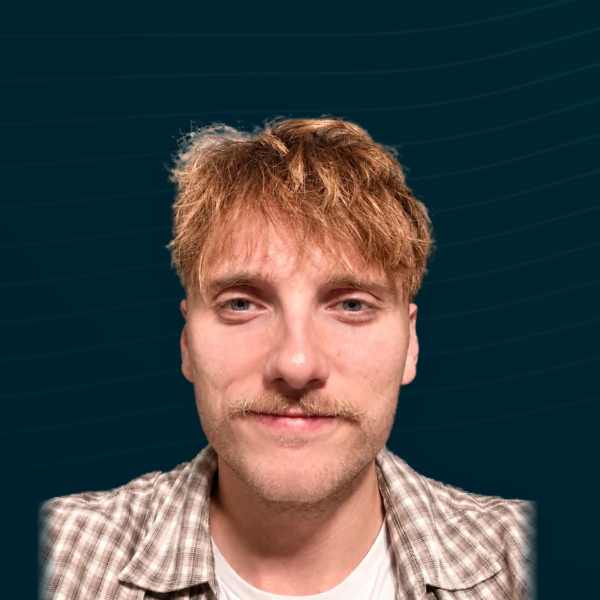
#> input picture nazar-linkedin/NAZAR-photo-profil-2.jpg, 1200 x 1200 px, given in place of decoupe.png, which was not available (shown at 1/2 size)
$ python photo8-compose.py
#> lines starting #> are read from the running program, lines starting #| are printed output that depends on the picture; after the words box and inside, x2 and y2 are one past the last pixel; in counts of white or black regions, pixels touching at a corner belong together; pictures that were not available may be replaced by others from this repository, and a replacement may not be noted
#> in fabrique, `al0 = np.asarray(Image.open(src_png).convert('RGBA'))[..., 3].astype(n..`: al0: shape (1200, 1200) float32; every value is 255
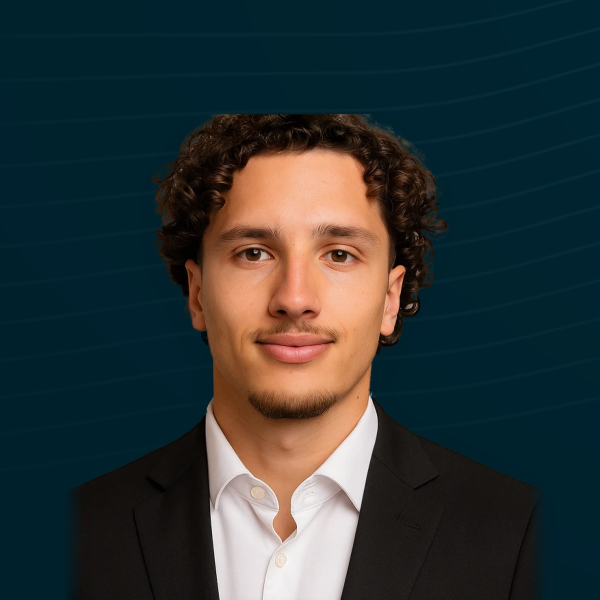
#> input picture nazar-linkedin/NAZAR-photo-profil-3.jpg, 1200 x 1200 px, given in place of source.jpg, which was not available (shown at 1/2 size)
### nazar-linkedin/sources/fond_banniere.py
# -*- coding: utf-8 -*-
"""Reproduit en calcul le fond de la banniere, pour pouvoir l'evaluer
n'importe ou, y compris sous son bord bas.

Le navigateur ne sait dessiner que les 1584 x 396 de la banniere. Or le
cercle de la photo de profil deborde en dessous. Il faut donc la meme
formule, mais prolongeable. Elle est verifiee contre le rendu du navigateur
avant d'etre utilisee.
"""
import math
import numpy as np

L, H = 1584.0, 396.0                      # dimensions de la banniere
NUIT, PROF, HAUT = (0x00,0x21,0x2c), (0x00,0x30,0x3f), (0x0a,0x4a,0x60)
ACC = (0x7f, 0xd8, 0xee)
VOILE = (0, 33, 44)

def _degrade(x, y):
    """radial-gradient(130% 150% at 88% 12%, #0a4a60 0%, #00303f 42%, #00212c 100%)"""
    cx, cy, rx, ry = .88*L, .12*H, 1.30*L, 1.50*H
    t = np.clip(np.sqrt(((x-cx)/rx)**2 + ((y-cy)/ry)**2), 0, 1)
    img = np.empty(x.shape + (3,), np.float64)
    for i in range(3):
        a, b, c = HAUT[i], PROF[i], NUIT[i]
        img[..., i] = np.where(t < .42, a + (b-a)*(t/.42), b + (c-b)*((t-.42)/.58))
    return img

def _courbe(i, n, xs):
    """Ordonnee de la i-eme ligne de niveau, aux abscisses xs.

    Les beziers du SVG ont leurs points de controle a la meme ordonnee que
    leurs extremites : on les echantillonne puis on interpole, plutot que de
    les rasteriser."""
    t = i/float(n-1)
    base = -H*.34 + t*H*1.46
    amp = H*(.085 + .055*math.sin(t*math.pi))
    pas = L/7.0
    px, py = [], []
    for k in range(8):
        px.append(k*pas)
        py.append(base + amp*math.sin(k*.82 + t*2.1) - t*H*.05)
    ex, ey = [], []
    u = np.linspace(0, 1, 160)
    for k in range(1, 8):
        x0, y0, x1, y1 = px[k-1], py[k-1], px[k], py[k]
        c0x, c1x = x0 + pas*.45, x1 - pas*.45
        bx = (1-u)**3*x0 + 3*(1-u)**2*u*c0x + 3*(1-u)*u**2*c1x + u**3*x1
        by = (1-u)**3*y0 + 3*(1-u)**2*u*y0 + 3*(1-u)*u**2*y1 + u**3*y1
        ex.append(bx); ey.append(by)
    ex = np.concatenate(ex); ey = np.concatenate(ey)
    o = np.argsort(ex)
    return np.interp(xs, ex[o], ey[o]), .16*(.45 + .55*math.sin(t*math.pi))

def _lignes(img, x, y, n=26, epaisseur=1.6):
    xs = x[0] if x.ndim == 2 else x
    for i in range(n):
        yc, o = _courbe(i, n, xs)
        d = np.abs(y - yc[None, :])
        couv = np.clip(epaisseur/2.0 + .5 - d, 0, 1) * o
        for c in range(3):
            img[..., c] = img[..., c]*(1-couv) + ACC[c]*couv
    return img

def _voile(img, x, y):
    """linear-gradient(100deg, rgba(0,33,44,.92), rgba(0,33,44,.55) 34%, rgba(0,33,44,0) 62%)"""
    a = math.radians(100.0)
    dx, dy = math.sin(a), -math.cos(a)
    lg = abs(L*math.sin(a)) + abs(H*math.cos(a))
    p = .5 + ((x - L/2)*dx + (y - H/2)*dy)/lg
    al = np.where(p < 0, .92,
         np.where(p < .34, .92 + (.55-.92)*(p/.34),
         np.where(p < .62, .55 + (0-.55)*((p-.34)/.28), 0.0)))
    for c in range(3):
        img[..., c] = img[..., c]*(1-al) + VOILE[c]*al
    return img

def rendu(x0, y0, x1, y1, taille):
    """Le fond de la banniere sur le rectangle demande, en `taille` pixels."""
    xs = x0 + (np.arange(taille) + .5)*(x1-x0)/taille
    ys = y0 + (np.arange(taille) + .5)*(y1-y0)/taille
    x, y = np.meshgrid(xs, ys)
    img = _degrade(x, y)
    img = _lignes(img, x, y)
    img = _voile(img, x, y)
    return np.clip(img, 0, 255)

### nazar-linkedin/sources/photo8-compose.py
# -*- coding: utf-8 -*-
"""Pose le huitieme portrait sur la portion de banniere que le cercle de
LinkedIn recouvre.

Le fond d'origine est un rideau clair, avec un angle de mur et une barre
chromee a droite : ni uni, ni en simple degrade. Il est donc estime
localement, pixel par pixel, en prolongeant le fond environnant sous le sujet.

Le sujet est tres sombre (clarte 43) sur un fond tres clair (195), le pire des
cas pour le contour : la bande semi-transparente est a 117, soit presque
moitie fond. Sans correction, le col et les cheveux prendraient un lisere
blanc sur le bleu nuit de la banniere.

Les rayons sont donnes en pixels pour une image de 1500 x 2000, quatre fois
plus grande que celle du portrait precedent.
"""
import os, sys
sys.path.insert(0, os.path.dirname(os.path.abspath(__file__)))
import numpy as np
from PIL import Image, ImageFilter
import fond_banniere as FB

COTE = 1200
ZONE = (54.0, 210.5, 360.3, 516.9)
HAUT_CHEVEUX = 0.19

def carte_du_fond(src_rgb, al, rayons=(11, 27, 66, 154)):
    """Prolonge le fond sous le sujet, pour savoir quelle couleur retirer.

    Mur clair d'un cote, tableau sombre de l'autre : ni une couleur unique ni
    un degrade vertical ne conviennent. Le fond connu est donc etale sous le
    sujet, en divisant son flou par le flou de son propre masque, ce qui
    l'empeche d'etre contamine par le sujet absent du calcul.

    L'etalement se fait du plus serre au plus large, et chaque pixel retient
    la premiere estimation disposant d'assez de fond autour de lui. Un rayon
    unique et large melangeait le mur et le tableau juste au-dessus de la
    tete : il sous-estimait la clarte du fond, et la couleur reconstituee
    partait vers le blanc, d'ou un lisere pale sur le bleu nuit.
    """
#> called with rayons = (11, 27, 66, 154)
    dehors = (al < 4).astype(np.float32)
#> dehors: shape (1200, 1200) float32; every value is 0
    estime = None
    acquis = None
    for r in rayons:
        poids = np.asarray(Image.fromarray((dehors * 255).astype(np.uint8))
                           .filter(ImageFilter.GaussianBlur(r))).astype(np.float32) / 255.0
        canaux = [np.asarray(Image.fromarray((src_rgb[..., c] * dehors).astype(np.uint8))
                             .filter(ImageFilter.GaussianBlur(r))).astype(np.float32)
                  for c in range(3)]
        couche = np.stack(canaux, axis=2) / np.maximum(poids, 1e-3)[..., None]
        bon = (poids > 0.05)[..., None]
        if estime is None:
            estime, acquis = couche, bon
        else:
            estime = np.where(acquis, estime, couche)
            acquis = acquis | bon
    secours = np.median(src_rgb[al < 4], axis=0)
#> secours = [nan, nan, nan]
    return np.where(acquis, np.clip(estime, 0, 255), secours)
#> returned value: shape (1200, 1200, 3) float32; every value is NaN or infinite
#|    fond estime localement : #-8000000000000000-8000000000000000-8000000000000000 a gauche, #-8000000000000000-8000000000000000-8000000000000000 a droite

def decontamine(src_rgb, al, fond):
    """observe = a x sujet + (1 - a) x fond, inverse pour retrouver le sujet."""
    a = al[..., None] / 255.0
#> a: shape (1200, 1200, 1) float32; every value is 1
    sujet = np.clip(np.where(a > 0.25, (src_rgb - (1 - a) * fond) / np.maximum(a, 1e-6),
                             src_rgb), 0, 255)
    def clarte(x):
        return .299 * x[..., 0] + .587 * x[..., 1] + .114 * x[..., 2]
#> returned value: shape (1200, 1200) float32
    plein = np.where(al > 240, clarte(src_rgb), 0).astype(np.uint8)
    voisin = np.asarray(Image.fromarray(plein).filter(ImageFilter.MaxFilter(23))).astype(np.float32)
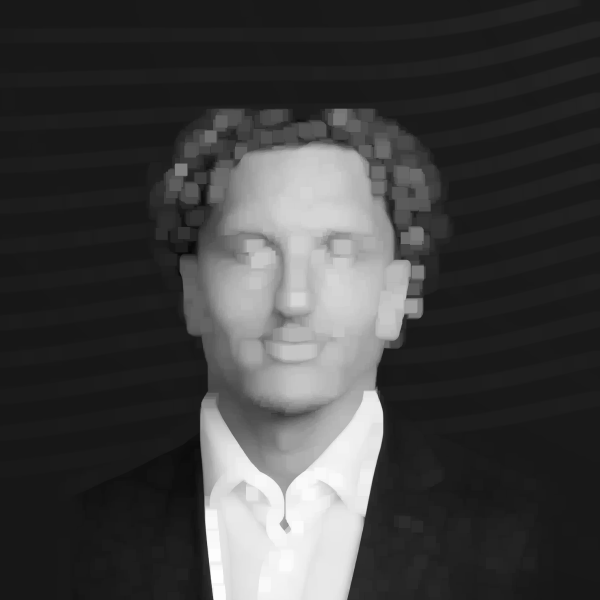
#> voisin: shape (1200, 1200) float32 (shown at 1/2 size); min 5, max 254, mean 63.9
    cl = clarte(sujet)
#> in clarte (call 2), `return .299 * x[..., 0] + .587 * x[..., 1] + .114 * x[..., 2]`: returned value: shape (1200, 1200) float32; every value is NaN or infinite
    trop = (al > 4) & (al < 250) & (cl > voisin * 1.06) & (voisin > 0)
    f = np.where(trop, (voisin * 1.06) / np.maximum(cl, 1e-6), 1.0)
    return np.clip(sujet * f[..., None], 0, 255)

def ravale(src_rgb, al, bande=13, rayon=20, marge=40, pente=55):
    """Retire du masque les pixels de fond qu'il a pris pour du sujet.

    Au sommet du crane le mur passe entre les boucles. Le masque y inclut des
    pixels qui sont du mur, parfois en les declarant pleinement opaques. Tenter
    de leur rendre une couleur de cheveu ne marche pas : il n'y a pas de cheveu
    dessous. On les ecarte donc, et la silhouette se resserre un peu, ce qu'un
    retoucheur ferait a la main.

    Le critere est relatif et non absolu, pour ne pas entamer le visage. Les
    mesures sur cette photo : les vrais cheveux plafonnent a 107 de clarte au
    99e centile, le mur est a 226, la peau a 145. Un seuil fixe a 150
    rognerait donc la joue. On compare chaque pixel du bord a la clarte du
    sujet qui l'entoure : au sommet du crane le coeur est a 55, un pixel a 200
    s'en ecarte de 145 et part ; au bord de la joue le coeur est a 145, la peau
    ne s'en ecarte pas et reste.
    """
    def clarte(x):
        return .299 * x[..., 0] + .587 * x[..., 1] + .114 * x[..., 2]

    bord = np.asarray(Image.fromarray(((al < 250) * 255).astype(np.uint8))
                      .filter(ImageFilter.MaxFilter(2 * bande + 1))).astype(np.float32) / 255.0
    proche = bord > 0.5
    # la clarte de reference est relevee au coeur du masque, a l'ecart de la
    # bande : les pixels de mur qui s'y trouvent ne doivent pas la tirer vers
    # le haut
    coeur = ((al > 240) & ~proche).astype(np.float32)
    poids = np.asarray(Image.fromarray((coeur * 255).astype(np.uint8))
                       .filter(ImageFilter.GaussianBlur(rayon))).astype(np.float32) / 255.0
    somme = np.asarray(Image.fromarray((clarte(src_rgb) * coeur).astype(np.uint8))
                       .filter(ImageFilter.GaussianBlur(rayon))).astype(np.float32)
    cv = somme / np.maximum(poids, 1e-3)
    sur = poids > 0.04

    trop = (clarte(src_rgb) - cv - marge) / float(pente)
    garde = np.clip(1.0 - trop, 0.0, 1.0)
    garde = np.where(proche & sur, garde, 1.0)
    return al * garde

def cadre(al):
    """Carre de 2,52 largeur de tete, centre sur la tete, cheveux a 19 % du haut.

    Le cadre est centre horizontalement sur la tete et non sur la silhouette :
    sur cette photo l'epaule droite sort de l'image et le bras gauche avance,
    si bien qu'un centrage sur la silhouette aurait decale le visage.
    """
    m = al > 24
#> m: shape (1200, 1200) bool; every value is 1
    ys, xs = np.where(m)
    y0 = ys.min()
#> y0 = 0
    bande = m[y0:y0 + int((ys.max() - y0) * .45)]
#> bande: shape (539, 1200) bool; every value is 1
    bxs = np.where(bande.max(axis=0))[0]
#> bxs = 1200 values from 0 to 1199
    tete = float(bxs.max() - bxs.min())
#> tete = 1199
    cxv = (bxs.min() + bxs.max()) / 2.0
#> cxv = 599.5
    # 2,52 largeurs de tete donnerait 1051 px sur une photo qui n'en fait que
    # 800 : il faudrait inventer un quart du buste, collier et boutons compris.
    # Le cadre est donc borne a ce que la photo contient, et le portrait sort
    # un peu plus serre que les sept autres. Avec l'original non recadre il
    # retrouverait les memes proportions.
    cote = min(tete * 2.52, PLAFOND)
#> cote = 880
    gx, gy = cxv - cote / 2.0, y0 - HAUT_CHEVEUX * cote
#> gx = 159.5; gy = -167.2
    print('   tete %.0f px, cote %.0f, cadre x %.0f..%.0f  y %.0f..%.0f'
          % (tete, cote, gx, gx + cote, gy, gy + cote))
#|    tete 1199 px, cote 880, cadre x 160..1040  y -167..713
    return tuple(int(round(v)) for v in (gx, gy, gx + cote, gy + cote))


def nettoie(a, marge=24):
    al = a[..., 3]
    w = al.shape[1]
    g = np.clip(np.arange(w) / float(marge), 0, 1)
    a[..., 3] = al * np.minimum(g, g[::-1])[None, :]
    return a


PADG, PADD, PADH, PADB = 120, 80, 120, 60
PLAFOND = 880.0
Y_PROPRE = 760.0            # derniere rangee ou la silhouette est encore vraie
G0, D0 = 42.0, 795.0        # ses bords, releves sur le masque
PENTE_G, PENTE_D = -1.0, 1.0
TAU = 400.0


def prolonge(al):
    """Prolonge le buste des quelques pixels qui manquent en bas et a droite.

    Le cadre retenu deborde de l'image de 3 pixels par le bas et de 11 par la
    droite. A cette echelle, repeter la derniere rangee et la derniere colonne
    suffit et ne se voit pas.

    Un miroir, essaye d'abord sur un cadre plus large, repliait le col ouvert
    de la chemise et dessinait des chevrons en plein milieu du buste.
    """
    return al


def fabrique(src_png, sortie, src_brut='source.jpg', apercu=None):
    al0 = np.asarray(Image.open(src_png).convert('RGBA'))[..., 3].astype(np.float32)
    rgb0 = np.asarray(Image.open(src_brut).convert('RGB')).astype(np.float32)
    fond = carte_du_fond(rgb0, al0)
    print('   fond estime localement : #%02x%02x%02x a gauche, #%02x%02x%02x a droite'
          % (tuple(fond[20, 10].astype(int)) + tuple(fond[20, -10].astype(int))))
    # pas de ravalement ici : il dentelait les meches, que ce detourage-la
    # rend bien. Le lisere clair du mur est deja retire par la decontamination.
    couleur0 = decontamine(rgb0, al0, fond)
    al0 = np.clip((al0 / 255.0 - 0.10) / 0.90, 0, 1) * 255.0

    g = cadre(al0)          # cadre mesure sur la photo, avant prolongement
#> g = (160, -167, 1040, 713)

    al = prolonge(np.pad(al0, ((PADH, PADB), (PADG, PADD)), mode='edge'))
#> al: shape (1380, 1400) float32; every value is 255
    couleur = np.pad(couleur0, ((PADH, PADB), (PADG, PADD), (0, 0)), mode='edge')
#> couleur: shape (1380, 1400, 3) float32; every value is NaN or infinite

    a = nettoie(np.concatenate([couleur, al[..., None]], 2))
#> in nettoie, `a[..., 3] = al * np.minimum(g, g[::-1])[None, :]`: a: shape (1380, 1400, 4) float32; 75% of the values are NaN or infinite; the others: min 0, max 255, mean 250.4
    im = Image.fromarray(np.clip(a, 0, 255).astype(np.uint8), 'RGBA')
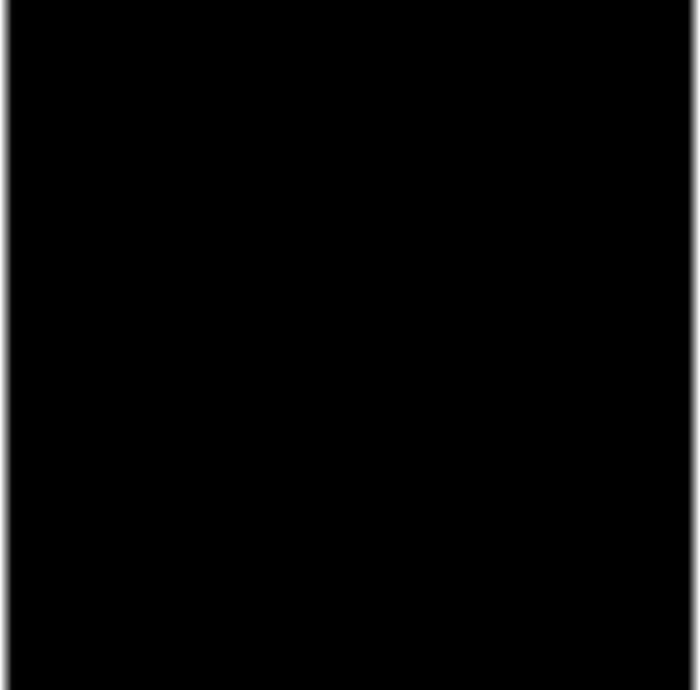
#> im: PIL image 1400x1380 RGBA (shown at 1/2 size); mean R, G, B, A 0, 0, 0, 250.4; transparent parts drawn white

    g = (g[0] + PADG, g[1] + PADH, g[2] + PADG, g[3] + PADH)
#> g = (280, -47, 1160, 833)
    toile = Image.new('RGBA', (g[2] - g[0], g[3] - g[1]), (0, 0, 0, 0))
#> toile: PIL image 880x880 RGBA; every value is 0
    toile.paste(im, (-g[0], -g[1]))
    toile = toile.resize((COTE, COTE), Image.LANCZOS)
#> toile: PIL image 1200x1200 RGBA

    base = Image.fromarray(FB.rendu(*ZONE, COTE).astype(np.uint8)).convert('RGBA')
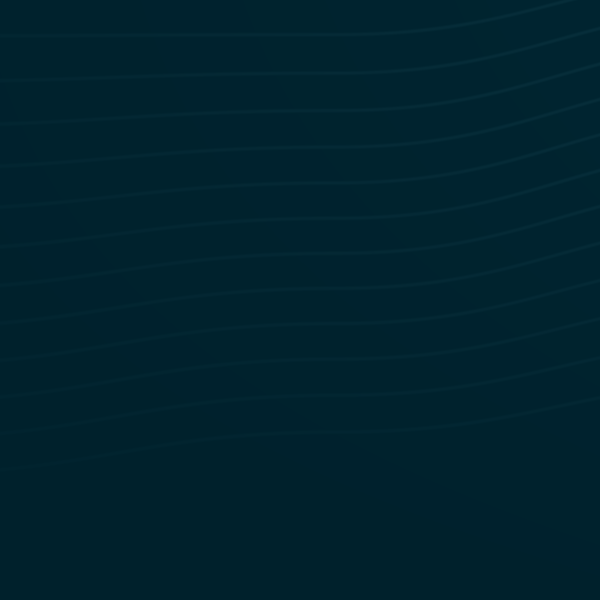
#> base: PIL image 1200x1200 RGBA (shown at 1/2 size); mean R, G, B, A 0.2, 34.3, 45.7, 255
    ombre = Image.new('RGBA', (COTE, COTE), (0, 0, 0, 0))
    ombre.putalpha(toile.getchannel('A').filter(ImageFilter.GaussianBlur(34)).point(lambda v: int(v * .16)))
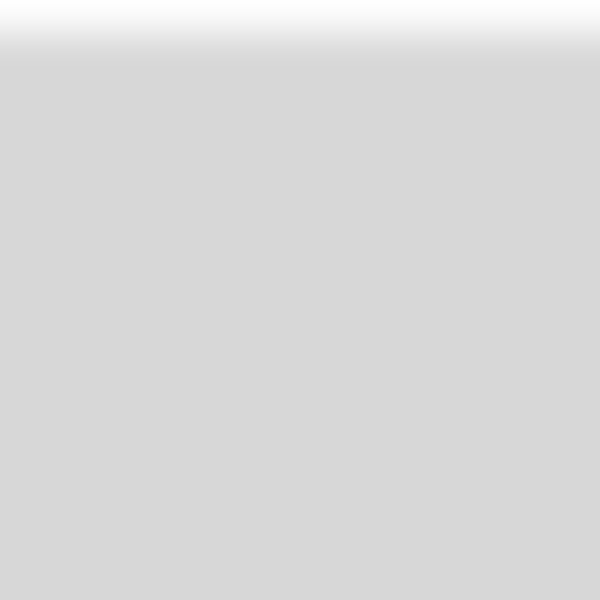
#> ombre: PIL image 1200x1200 RGBA (shown at 1/2 size); mean R, G, B, A 0, 0, 0, 37.8; transparent parts drawn white
    base.paste((0, 11, 17), (0, 12), ombre.getchannel('A'))
    base.alpha_composite(toile)
    base.convert('RGB').save(sortie, quality=95)
    print('->', sortie)
    if apercu:
        from PIL import ImageDraw
        rond = Image.new('L', (COTE, COTE), 0)
        ImageDraw.Draw(rond).ellipse((0, 0, COTE - 1, COTE - 1), fill=255)
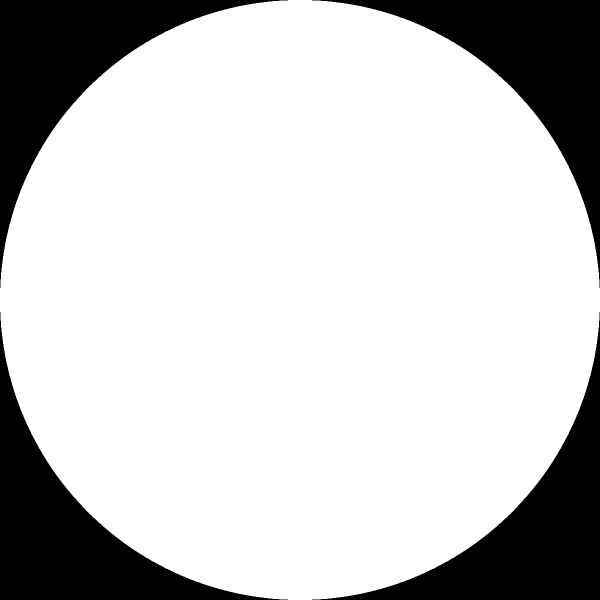
#> rond: PIL image 1200x1200 L (shown at 1/2 size); 78.5% white; 4 black regions, box (x1, y1, x2, y2) and area: (0, 0, 576, 576) 77296, (624, 0, 1200, 576) 77296, (0, 624, 576, 1200) 77296, (624, 624, 1200, 1200) 77296
        vue = Image.new('RGB', (COTE, COTE), (0x00, 0x21, 0x2c))
        vue.paste(base.convert('RGB'), (0, 0), rond)
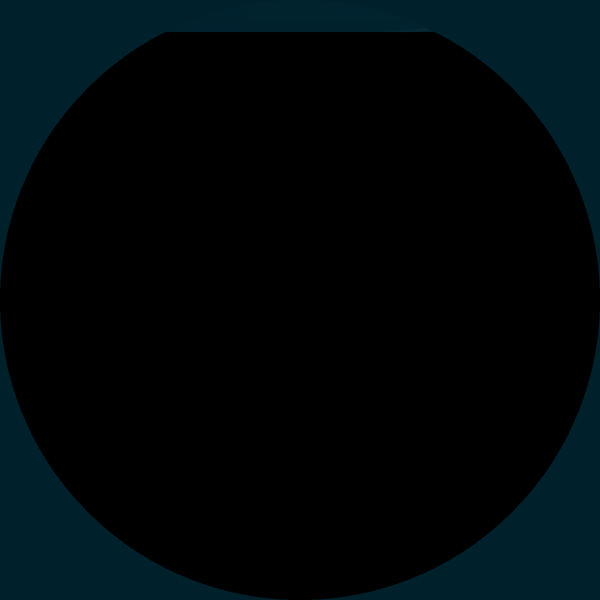
#> vue: PIL image 1200x1200 RGB (shown at 1/2 size); mean R, G, B 0, 7.6, 10.2
        vue.save(apercu, quality=92)
        print('->', apercu)


if __name__ == '__main__':
    fabrique('decoupe.png', 'NAZAR-photo-profil-8.jpg', 'source.jpg', 'apercu-8.jpg')
